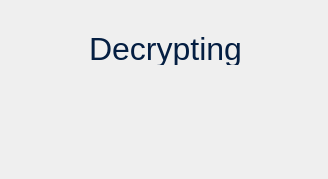
<?xml version="1.0" encoding="UTF-8"?>
<ui version="4.0">
 <class>WaitDialog</class>
 <widget class="QDialog" name="WaitDialog">
  <property name="geometry">
   <rect>
    <x>0</x>
    <y>0</y>
    <width>328</width>
    <height>179</height>
   </rect>
  </property>
  <property name="minimumSize">
   <size>
    <width>328</width>
    <height>179</height>
   </size>
  </property>
  <property name="maximumSize">
   <size>
    <width>328</width>
    <height>179</height>
   </size>
  </property>
  <property name="windowTitle">
   <string>Dialog</string>
  </property>
  <widget class="QLabel" name="label">
   <property name="geometry">
    <rect>
     <x>60</x>
     <y>32</y>
     <width>211</width>
     <height>33</height>
    </rect>
   </property>
   <property name="font">
    <font>
     <pointsize>24</pointsize>
    </font>
   </property>
   <property name="styleSheet">
    <string notr="true">color: #041E42; border: none;</string>
   </property>
   <property name="text">
    <string>Decrypting</string>
   </property>
   <property name="alignment">
    <set>Qt::AlignCenter</set>
   </property>
  </widget>
  <widget class="QLabel" name="movie">
   <property name="geometry">
    <rect>
     <x>132</x>
     <y>82</y>
     <width>64</width>
     <height>64</height>
    </rect>
   </property>
   <property name="minimumSize">
    <size>
     <width>64</width>
     <height>64</height>
    </size>
   </property>
   <property name="maximumSize">
    <size>
     <width>64</width>
     <height>64</height>
    </size>
   </property>
   <property name="text">
    <string/>
   </property>
  </widget>
 </widget>
 <resources/>
 <connections/>
</ui>
